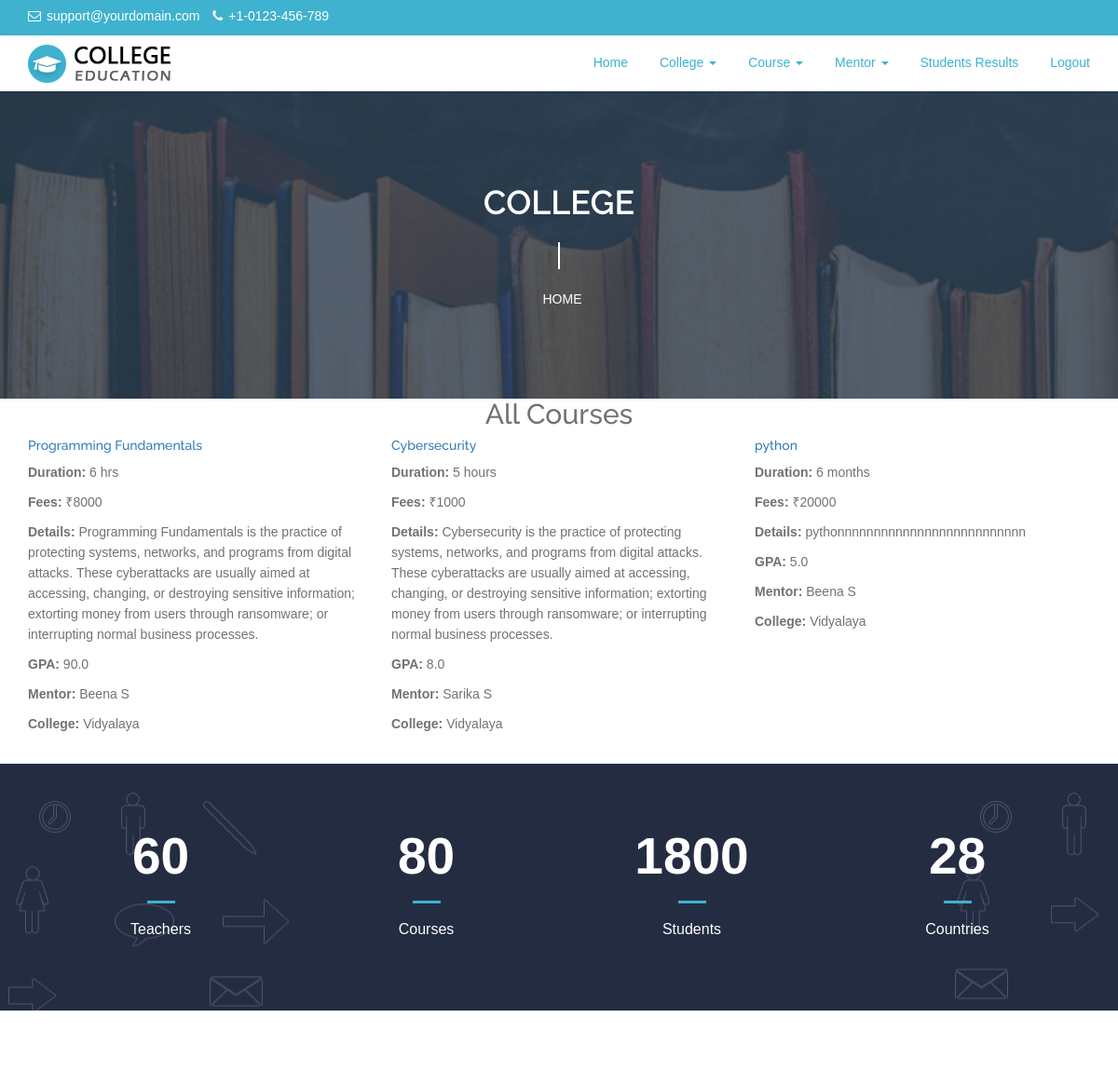
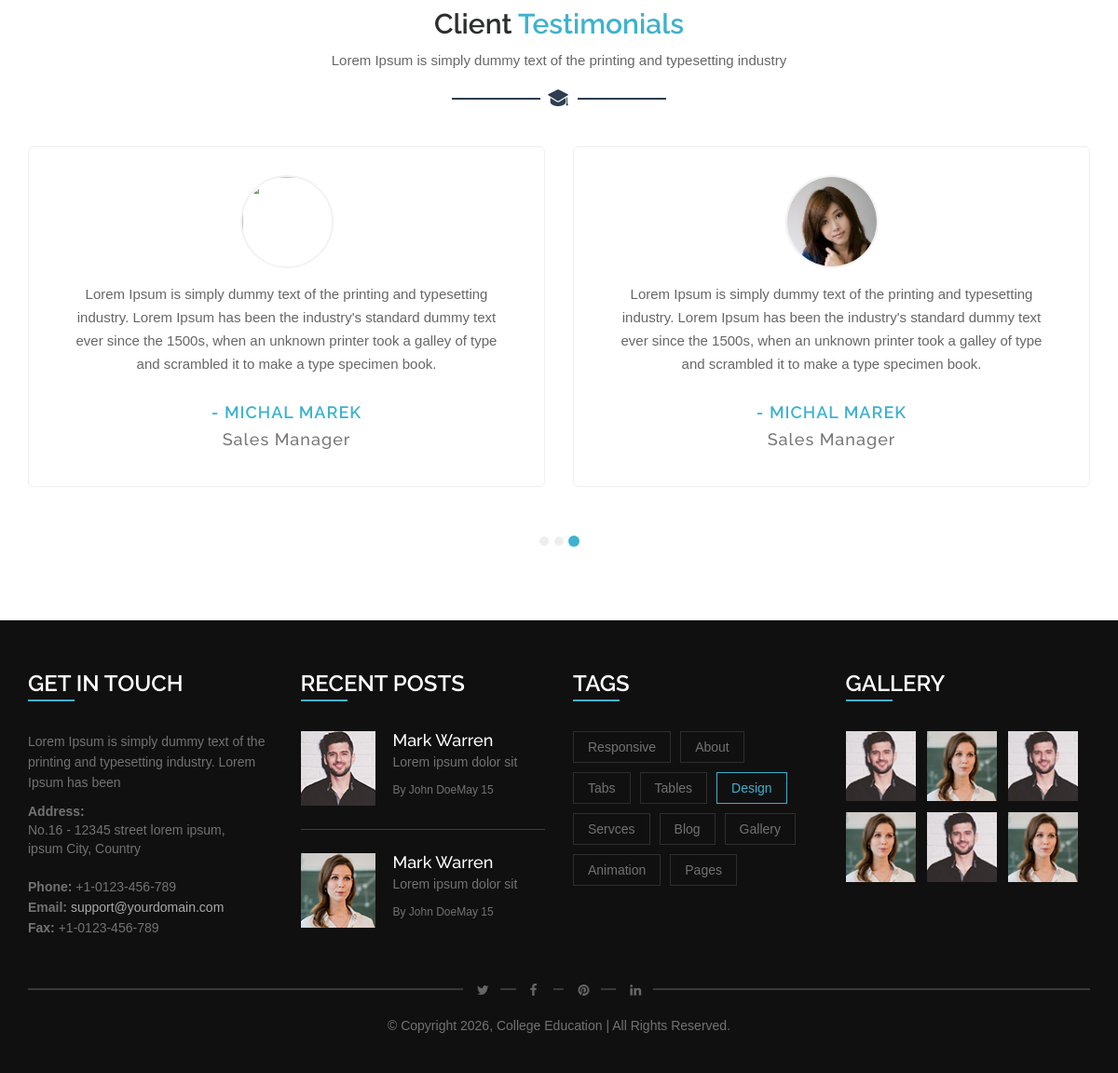
The page /view_all_courses on the database its author committed (2 pictures, top to bottom).
### myapp/models.py (models this page shows)
class Course(models.Model):
    mentor = models.ForeignKey(
        Mentor,
        on_delete=models.CASCADE,
        null=True
    )
    clg = models.ForeignKey(
        College,
        on_delete=models.CASCADE
    )
    name = models.CharField(max_length=50, null=True)
    duration = models.CharField(max_length=50, null=True)
    fees = models.CharField(max_length=50, null=True)
    details = models.CharField(max_length=100, null=True)
    gpa = models.FloatField(null=True)

class Mentor(models.Model):
    user = models.ForeignKey(Login, on_delete=models.CASCADE)
    clg = models.ForeignKey(College, on_delete=models.CASCADE)
    name = models.CharField(max_length=30, null=True)
    email = models.EmailField()
    password = models.CharField(max_length=30, null=True)
    qualification = models.CharField(max_length=30, null=True)
    phone = models.CharField(max_length=30, null=True)
    location = models.CharField(max_length=30, null=True)

class College(models.Model):
    user = models.ForeignKey(Login, on_delete=models.CASCADE)
    name = models.CharField(max_length=30, null=True)
    email = models.EmailField()
    password = models.CharField(max_length=30, null=True)
    phone = models.CharField(max_length=30, null=True)
    location = models.CharField(max_length=30, null=True)
    image = models.FileField(upload_to='file', null=True)

### myapp/views.py (the view)
def view_all_courses(request):
    data = Course.objects.all()
    return render(
        request,
        "college/view_all_courses.html",
        {
            "data": data
        }
    )

### templates/college/view_all_courses.html
{% extends 'college/common.html' %}
{% block content %}
<br>
<div class="container mt-5">
    <h2 class="text-center mb-4">All Courses</h2>
    <div class="row">
        {% for course in data %}
        <div class="col-md-6 col-lg-4 mb-4">
            <div class="card shadow h-100">
                <div class="card-body">
                    <h5 class="card-title text-primary font-weight-bold">{{ course.name }}</h5>
                    <p><strong>Duration:</strong> {{ course.duration }}</p>
                    <p><strong>Fees:</strong> ₹{{ course.fees }}</p>
                    <p><strong>Details:</strong> {{ course.details }}</p>
                    <p><strong>GPA:</strong> {{ course.gpa }}</p>
                    <p><strong>Mentor:</strong> {{ course.mentor.name }}</p>
                    <p><strong>College:</strong> {{ course.clg.name }}</p>
                </div>
            </div>
        </div>
        {% empty %}
        <div class="col-12 text-center">
            <p class="text-danger">No courses found.</p>
        </div>
        {% endfor %}
    </div>
</div>
<br>
{% endblock %}

### static/css/style.css (style rules this page uses)
* { margin: 0; padding: 0; }
body { font-family: 'Open Sans', sans-serif; font-size: 14px; line-height: 1.57143; font-weight: 400; color: #727272; }
h1, h2, h3, h4, h5, h6 { font-family: 'Raleway', sans-serif; margin-top: 0; }
body { font-family: Arial; }
* { box-sizing: border-box; }

### rows shown on the page
Course: name "Programming Fundamentals", duration "6 hrs", fees "8000", details "Programming Fundamentals is the practice of protecting systems, networks, and programs from digital attacks. These cyberattacks are usually aimed at accessing, changing, or destroying sensitive information; extorting money from users through ransomware; or interrupting normal business processes.", gpa "90.0", mentor.name "Beena S", clg.name "Vidyalaya"
Course: name "Cybersecurity", duration "5 hours", fees "1000", details "Cybersecurity is the practice of protecting systems, networks, and programs from digital attacks. These cyberattacks are usually aimed at accessing, changing, or destroying sensitive information; extorting money from users through ransomware; or interrupting normal business processes.", gpa "8.0", mentor.name "Sarika S", clg.name "Vidyalaya"
Course: name "python", duration "6 months", fees "20000", details "pythonnnnnnnnnnnnnnnnnnnnnnnnnn", gpa "5.0", mentor.name "Beena S", clg.name "Vidyalaya"
